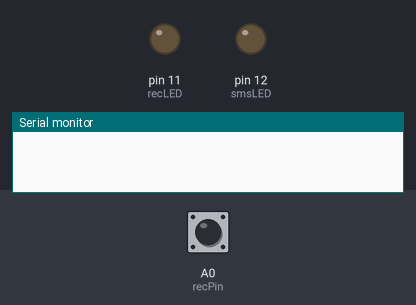
Simulated run of this sketch. Board: Arduino Uno, built with avr-gcc and run on an emulated ATmega328P. Shown: output pins drawn as LEDs (lit = HIGH), the last lines printed to the serial monitor. Dashed ring = blinking. The test bench sets the inputs (shaded band); at power-on: A0 (recPin) HIGH.

Above: at 1.2 s.
1.3 s: A0 (recPin) pulsed LOW 5 times (0.12 s each, 0.3 s apart)
At 1.65 s:
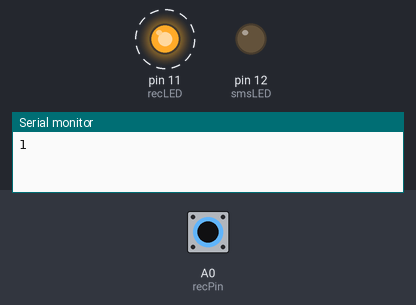
At 3.7 s:
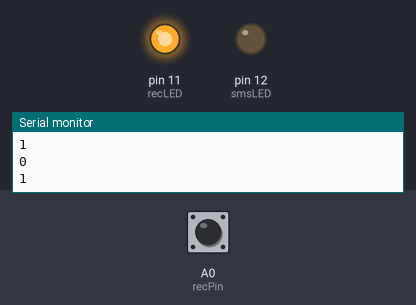
Timing chart, 0 to 5.2 s (numbered marks = the images above; inputs shaded):
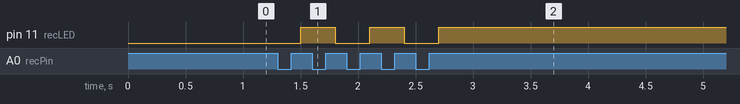

The sketch:

Boolean_PushButton_Switch.ino
```cpp
#define recPin A0
#define recLED 11
#define smsLED 12

boolean state = false;

void setup() {
  Serial.begin(19200);
  pinMode(recPin, INPUT);
  pinMode(recLED, OUTPUT);
  pinMode(smsLED, OUTPUT);
}

void loop() {
  if(digitalRead(recPin) == 0) {
    state = !state;
    while(digitalRead(recPin) == 0) {
      delay(100);
    }
    if(state == true) {
      digitalWrite(recLED, HIGH);
    }
    else {
      digitalWrite(recLED, LOW);
    }
    Serial.println(state);
  }
}
```

Measured:
- after the input at 1.3 s, pin 11 (recLED): alternates HIGH for 0.30 s and LOW for 0.30 s, 5 changes in all, then stays HIGH, starting after 0.20 s
